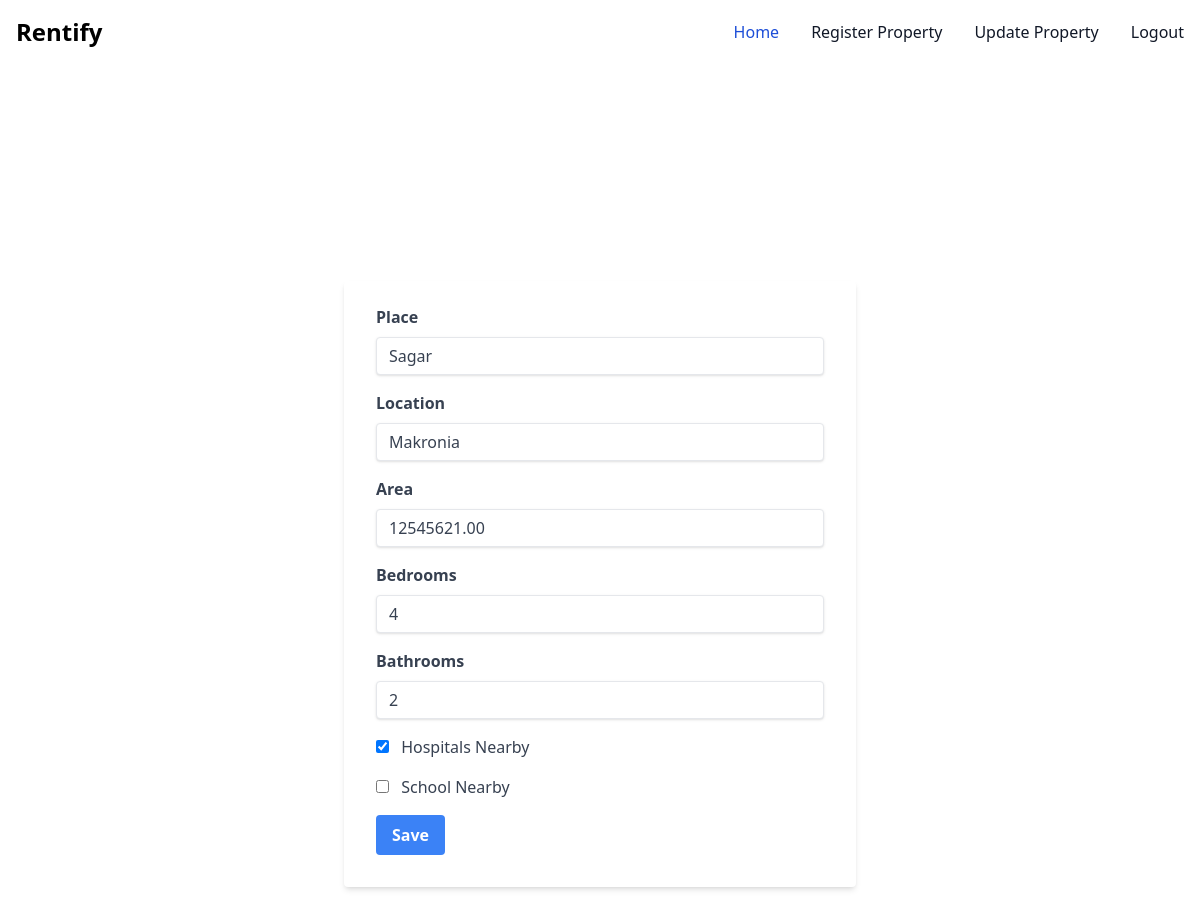
The page /property/7/update/ (signed in) on the database its author committed.
### property/models.py (models this page shows, shortened)
class Property(models.Model):
    owner = models.ForeignKey(User, on_delete=models.CASCADE)
    place = models.CharField(max_length=100)
    area = models.DecimalField(max_digits=100, decimal_places=2)
    location = models.CharField(max_length=100)
    bedrooms = models.PositiveIntegerField()
    bathrooms = models.PositiveIntegerField()
    hospitals_nearby = models.BooleanField(default=False)
    colleges_nearby = models.BooleanField(default=False)

### property/views.py (the view, shortened to what this page needs)
# urls.py: path('property/<int:pk>/update/', views.property_update, name='property_update'),
def property_update(request, pk):
    property = get_object_or_404(Property, pk=pk, owner=request.user)
    return render(request, 'property/property_create.html', {'property': property})

### templates/property/property_create.html (shortened to what this page needs)
{% extends "../base.html" %}
{% block content %}
    {% include '../navbar.html' %}
    <div class="min-h-screen flex items-center justify-center">
        <form action="{% url 'property_create' %}"
              method="POST"
              class="bg-white shadow-md rounded px-8 pt-6 pb-8 mb-4 w-full max-w-lg">
            <div class="mb-4">
                <label for="place" class="block text-gray-700 font-bold mb-2">Place</label>
                <input type="text"
                       id="place"
                       name="place"
                       placeholder="Enter place"
                       value="{{ property.place|default:'' }}"
                       class="shadow appearance-none border rounded w-full py-2 px-3 text-gray-700 leading-tight focus:outline-none focus:shadow-outline">
            </div>
            <div class="mb-4">
                <label for="location" class="block text-gray-700 font-bold mb-2">Location</label>
                <input type="text"
                       id="location"
                       name="location"
                       placeholder="Enter Location"
                       value="{{ property.location|default:'' }}"
                       class="shadow appearance-none border rounded w-full py-2 px-3 text-gray-700 leading-tight focus:outline-none focus:shadow-outline">
            </div>
            <div class="mb-4">
                <label for="area" class="block text-gray-700 font-bold mb-2">Area</label>
                <input type="number"
                       id="area"
                       name="area"
                       placeholder="Enter area"
                       step="0.01"
                       value="{{ property.area|default:'' }}"
                       class="shadow appearance-none border rounded w-full py-2 px-3 text-gray-700 leading-tight focus:outline-none focus:shadow-outline">
            </div>
            <div class="mb-4">
                <label for="bedrooms" class="block text-gray-700 font-bold mb-2">Bedrooms</label>
                <input type="number"
                       id="bedrooms"
                       name="bedrooms"
                       placeholder="Enter number of bedrooms"
                       value="{{ property.bedrooms|default:'' }}"
                       class="shadow appearance-none border rounded w-full py-2 px-3 text-gray-700 leading-tight focus:outline-none focus:shadow-outline">
            </div>
            <div class="mb-4">
                <label for="bathrooms" class="block text-gray-700 font-bold mb-2">Bathrooms</label>
                <input type="number"
                       id="bathrooms"
                       name="bathrooms"
                       placeholder="Enter number of bathrooms"
                       value="{{ property.bathrooms|default:'' }}"
                       class="shadow appearance-none border rounded w-full py-2 px-3 text-gray-700 leading-tight focus:outline-none focus:shadow-outline">
            </div>
            <div class="mb-4">
                <input type="checkbox"
                       id="hospitals_nearby"
                       name="hospitals_nearby"
                       class="mr-2 leading-tight"
                       value="True"
                       {% if property.hospitals_nearby %}checked{% endif %}>
                <label for="hospitals_nearby" class="text-gray-700">Hospitals Nearby</label>
            </div>
            <div class="mb-4">
                <input type="checkbox"
                       id="colleges_nearby"
                       name="colleges_nearby"
                       class="mr-2 leading-tight"
                       value="True"
                       {% if property.colleges_nearby %}checked{% endif %}>
                <label for="colleges_nearby" class="text-gray-700">School Nearby</label>
            </div>
            <button type="submit"
                    class="bg-blue-500 hover:bg-blue-700 text-white font-bold py-2 px-4 rounded focus:outline-none focus:shadow-outline">
                Save
            </button>
        </form>
    </div>
{% endblock content %}

### rows shown on the page
Property: place "Sagar", location "Makronia", area "12545621.00", bedrooms "4", bathrooms "2", hospitals_nearby "☑"
